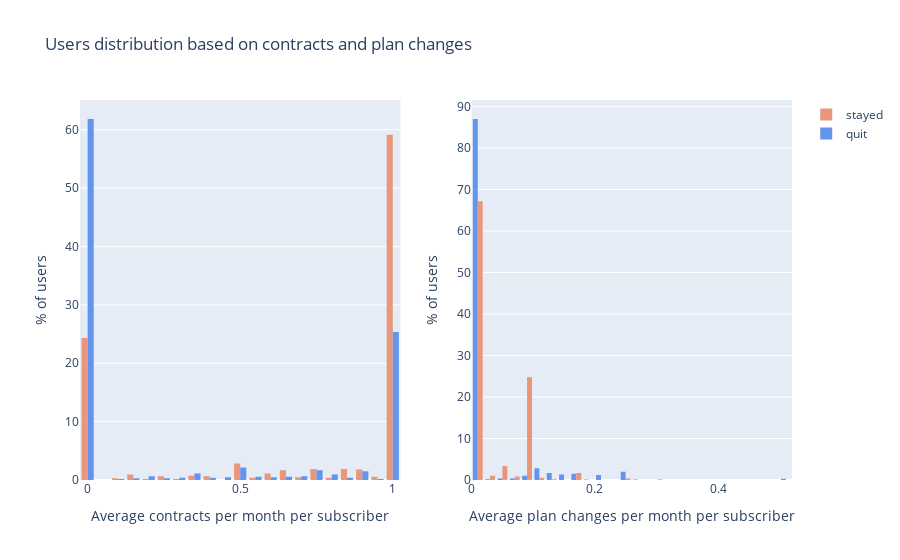

The cell this chart's notebook holds for it:
### Code cell
mask_stayed = agg_user_smaple_df['stayed']

fig = make_subplots(rows=1, cols=2)
fig.add_trace(
    go.Histogram(x=agg_user_smaple_df[mask_stayed]['contract_eval'], name='stayed', marker_color='darksalmon',histnorm='percent'),
    row=1, col=1
)
fig.add_trace(
    go.Histogram(x=agg_user_smaple_df[~mask_stayed]['contract_eval'], name='quit', marker_color='cornflowerblue',histnorm='percent'),
    row=1, col=1
)
fig.add_trace(
    go.Histogram(x=agg_user_smaple_df[~mask_stayed]['plan_change_eval'], marker_color='cornflowerblue',histnorm='percent',showlegend=False,
    xbins=dict(
        start=0,
        end=1,
        size=0.02
    )),
    row=1, col=2
)
fig.add_trace(
    go.Histogram(x=agg_user_smaple_df[mask_stayed]['plan_change_eval'], marker_color='darksalmon',histnorm='percent',showlegend=False,
    xbins=dict(
        start=0,
        end=1,
        size=0.02
    )),
    row=1, col=2
)
fig.update_layout(title='Users distribution based on contracts and plan changes')
fig.update_yaxes(title_text='% of users',row=1, col=1)
fig.update_xaxes(title_text='Average contracts per month per subscriber',row=1, col=1)
fig.update_yaxes(title_text='% of users',row=1, col=2)
fig.update_xaxes(title_text='Average plan changes per month per subscriber',row=1, col=2)
fig.show()

### Figure 1 — Plotly figure (JSON) as saved in the notebook; plotly's stock layout.template omitted (floating-point values rounded to 4 significant figures; data arrays with more than 128 entries replaced by an {"elided": "..."} marker saying what was removed)
{"data": [{"histnorm": "percent", "marker": {"color": "darksalmon"}, "name": "stayed", "type": "histogram", "x": {"elided": "1069 float values"}, "xaxis": "x", "yaxis": "y"}, {"histnorm": "percent", "marker": {"color": "cornflowerblue"}, "name": "quit", "type": "histogram", "x": {"elided": "1069 float values"}, "xaxis": "x", "yaxis": "y"}, {"histnorm": "percent", "marker": {"color": "cornflowerblue"}, "showlegend": false, "type": "histogram", "x": {"elided": "1069 float values"}, "xaxis": "x2", "xbins": {"end": 1, "size": 0.02, "start": 0}, "yaxis": "y2"}, {"histnorm": "percent", "marker": {"color": "darksalmon"}, "showlegend": false, "type": "histogram", "x": {"elided": "1069 float values"}, "xaxis": "x2", "xbins": {"end": 1, "size": 0.02, "start": 0}, "yaxis": "y2"}], "layout": {"title": {"text": "Users distribution based on contracts and plan changes"}, "xaxis": {"anchor": "y", "domain": [0, 0.45], "title": {"text": "Average contracts per month per subscriber"}}, "xaxis2": {"anchor": "y2", "domain": [0.55, 1], "title": {"text": "Average plan changes per month per subscriber"}}, "yaxis": {"anchor": "x", "domain": [0, 1], "title": {"text": "% of users"}}, "yaxis2": {"anchor": "x2", "domain": [0, 1], "title": {"text": "% of users"}}}}
